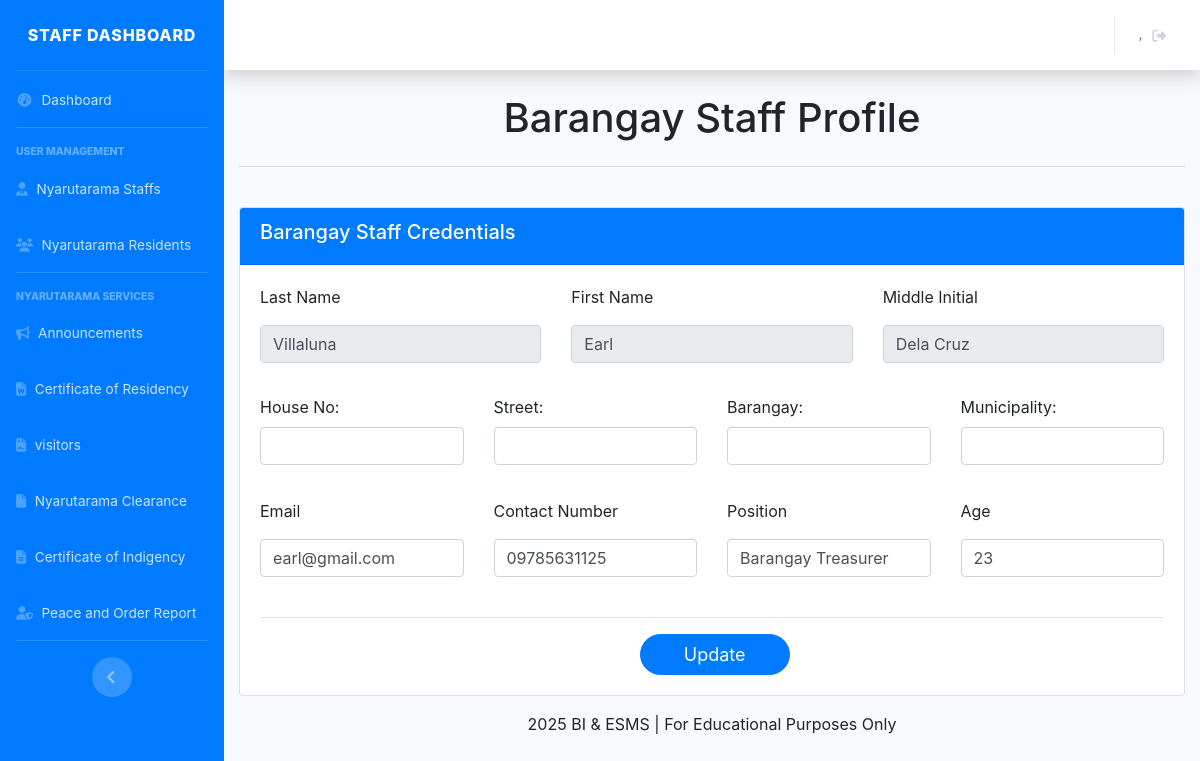
The page /staff_staff_crud.php?id_user=12 (signed in) on the database its author committed.
### tables this page shows
CREATE TABLE `tbl_user` (
  `id_user` int(11) NOT NULL,
  `email` varchar(255) NOT NULL,
  `password` varchar(255) NOT NULL,
  `lname` varchar(255) NOT NULL,
  `fname` varchar(255) NOT NULL,
  `mi` varchar(255) NOT NULL,
  `age` int(20) NOT NULL,
  `sex` varchar(255) NOT NULL,
  `address` varchar(255) NOT NULL,
  `contact` varchar(255) NOT NULL,
  `position` varchar(255) NOT NULL,
  `role` varchar(255) NOT NULL,
  `addedby` varchar(255) DEFAULT NULL
);

### classes/staff.class.php (called while the page is built, shortened)
<?php
    class StaffClass extends BMISClass {
            public function get_single_staff($id_user){
                $id_user = $_GET['id_user'];
                $connection = $this->openConn();
                $stmt = $connection->prepare("SELECT * FROM tbl_user where id_user = ?");
                $stmt->execute([$id_user]);
                $user = $stmt->fetch();
                $total = $stmt->rowCount();
                if($total > 0 )  {
                    return $user;
                }
                else{
                    return false;
                }
            }
    }
?>

### staff_staff_crud.php (the view, shortened to what this page needs)
<?php
    require('classes/staff.class.php');
    $id_user = $_GET['id_user'];
    $view = $staffbmis->get_single_staff($id_user);
?>
<?php
    include('dashboard_sidebar_start_staff.php');
?>
<div class="container">
    <h1 class="mb-4 text-center">Barangay Staff Profile</h1>
    <hr>
    <br>
    <div class="card" >
        <div class="card-header bg-primary text-white">
            <h5>
                Barangay Staff Credentials
            </h5>
        </div>
        <div class="card-body">
            <form method="post">
                <div class="row">
                    <div class="col">
                        <label class="form-group"> Last Name</label>
                        <input type="text" class="form-control" name="lname"  Value="<?= $view['lname'];?>" readonly>
                    </div>
                    <div class="col">
                        <label class="form-group" >First Name </label>
                        <input type="text" class="form-control" name="fname"  Value="<?= $view['fname'];?>" readonly>
                    </div>
                    <div class="col">
                        <label class="form-group"> Middle Initial </label>
                        <input type="text" class="form-control" name="mi" Value="<?= $view['mi'];?>" readonly>
                    </div>
                </div>
                <div class="row" style="margin-top: 2em;">
                    <div class="col">
                        <div class="form-group">
                            <label>House No:</label>
                            <input class="form-control" type="text" name="houseno" Value="<?= $view['houseno'];?>">
                        </div>
                    </div>
                    <div class="col">
                        <div class="form-group">
                            <label>Street:</label>
                            <input class="form-control" type="text" name="street" Value="<?= $view['street'];?>">
                        </div>
                    </div>
                    <div class="col">
                        <div class="form-group">
                            <label>Barangay:</label>
                            <input class="form-control" type="text" name="brgy" Value="<?= $view['brgy'];?>">
                        </div>
                    </div>
                    <div class="col">
                        <div class="form-group">
                            <label> Municipality: </label>
                            <input type="text" class="form-control" name="municipal" value="<?= $view['municipal']?>">
                        </div>
                    </div>
                </div>
                <div class="row" style="margin-top: 1.1em;">
                    <div class="col">
                        <label class="form-group">Email </label>
                        <input type="email" class="form-control" name="email"  Value="<?= $view['email'];?>">
                    </div>
                    <div class="col">
                        <label class="form-group">Contact Number</label>
                        <input type="tel" class="form-control" name="contact" Value="<?= $view['contact'];?>">
                    </div>
                    <div class="col">
                        <label class="form-group">Position </label>
                        <input type="text" class="form-control" name="position"  Value="<?= $view['position'];?>">
                    </div>
                    <div class="col">
                        <label class="form-group">Age </label>
                        <input type="number" class="form-control" name="age" Value="<?= $view['age'];?>">
                    </div>
                </div>
                <br>
                <hr>
                <button class="btn btn-primary" type="submit" name="update_staff"
                        style="margin-left: 42%;
                               width: 150px;
                               border-radius: 30px;
                               font-size: 18px;">
                    Update
                </button>
            </form>
        </div>
    </div>
</div>
<link href="../BarangaySystem/customcss/regiformstyle.css" rel="stylesheet" type="text/css">
<link href="../BarangaySystem/bootstrap/css/bootstrap.css" rel="stylesheet" type="text/css">
<?php
    include('dashboard_sidebar_end.php');
?>

### css/regiformstyle.css (style rules this page uses)
body { background-color:#fff !important; }

### rows shown on the page
tbl_user: lname "Villaluna", fname "Earl", mi "Dela Cruz", email "earl@gmail.com", contact "09785631125", position "Barangay Treasurer", age "23"
